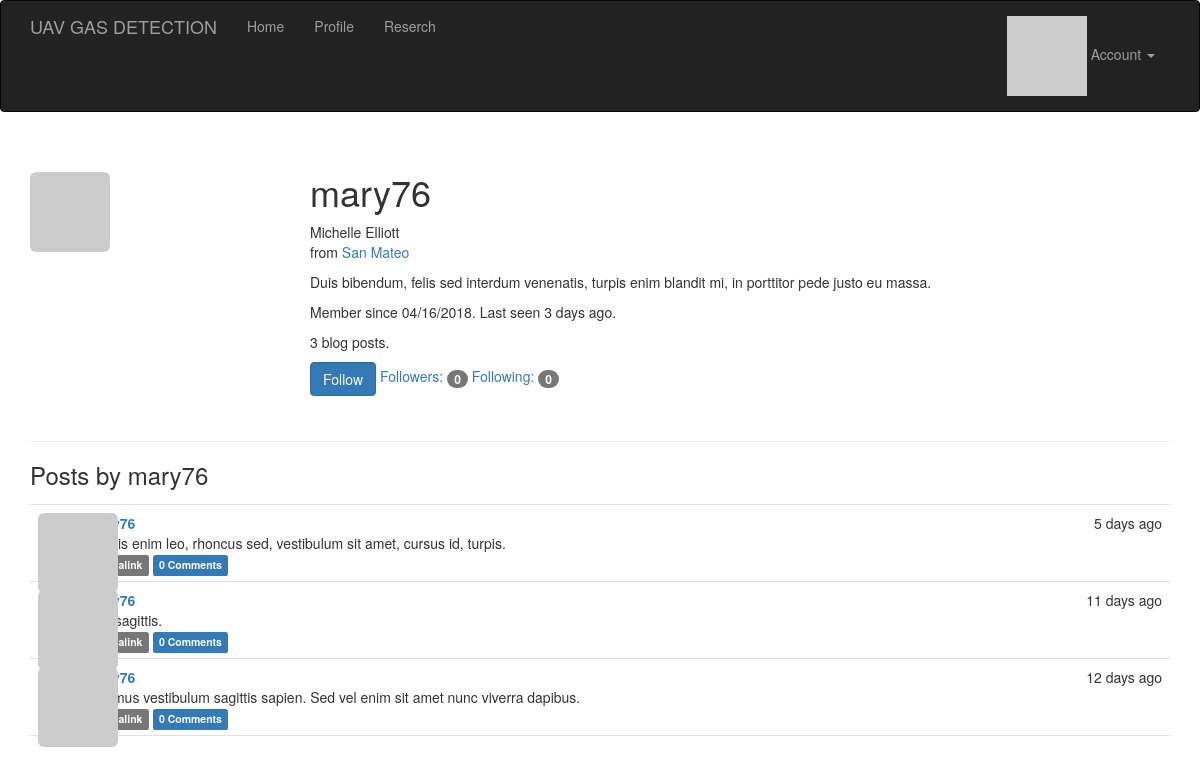
Screenshot of /user/mary76 (signed in) with the database file from the repository.
### app/models.py (models this page shows, shortened)
class User(UserMixin,db.Model):
    __tablename__ = 'users'
    id = db.Column(db.Integer,primary_key=True)
    email = db.Column(db.String(64),unique=True,index=True)
    username = db.Column(db.String(64),unique=True,index=True)
    role_id = db.Column(db.Integer,db.ForeignKey('roles.id'))
    password_hash =db.Column(db.String(128))
    confirmed = db.Column(db.Boolean,default=False)
    name = db.Column(db.String(64))
    location = db.Column(db.String(64))
    about_me = db.Column(db.Text())
    member_since = db.Column(db.DateTime(), default=datetime.utcnow)
    last_seen = db.Column(db.DateTime(), default=datetime.utcnow)
    avatar_hash = db.Column(db.String(32))
    posts = db.relationship('Post', backref='author', lazy='dynamic')
    followed = db.relationship('Follow',
                               foreign_keys=[Follow.follower_id],
                               backref=db.backref('follower', lazy='joined'),
                               lazy='dynamic',
                               cascade='all, delete-orphan')
    followers = db.relationship('Follow',
                                foreign_keys=[Follow.followed_id],
                                backref=db.backref('followed', lazy='joined'),
                                lazy='dynamic',
                                cascade='all, delete-orphan')
    comments = db.relationship('Comment', backref='author', lazy='dynamic')
    @property
    def password(self):
        raise AttributeError('password is not a readable attribute')
    def can(self, permissions):
        return self.role is not None and (self.role.permissions & permissions) == permissions
    def is_administrator(self):
        return self.can(Permission.ADMIN)
    def ping(self):
        self.last_seen = datetime.utcnow()
        db.session.add(self)
    def gravatar(self, size=100, default='identicon', rating='g'):
        if request.is_secure:
            url = 'https://secure.gravatar.com/avatar'
        else:
            url = 'http://www.gravatar.com/avatar'
        hash = self.avatar_hash or self.gravatar_hash()
        return '{url}/{hash}?s={size}&d={default}&r={rating}'.format(
            url=url, hash=hash, size=size, default=default, rating=rating)
    def is_following(self, user):
        if user.id is None:
            return False
        return self.followed.filter_by(
            followed_id=user.id).first() is not None

class Post(db.Model):
    __tablename__ = 'posts'
    id = db.Column(db.Integer, primary_key=True)
    body = db.Column(db.Text)
    body_html = db.Column(db.Text)
    timestamp = db.Column(db.DateTime, index=True, default=datetime.utcnow)
    author_id = db.Column(db.Integer, db.ForeignKey('users.id'))
    comments = db.relationship('Comment', backref='post', lazy='dynamic')

### app/main/views.py (the view)
@main.route('/user/<username>')
def user(username):
    user = User.query.filter_by(username=username).first_or_404()
    posts = user.posts.order_by(Post.timestamp.desc()).all()
    return render_template('user.html', user=user, posts=posts)

### app/auth/views.py (called while the page is built)
@auth.before_app_request
def before_request():
    if current_user.is_authenticated:
        current_user.ping()
        if not current_user.confirmed and request.endpoint[:5] != 'auth.':
            return redirect(url_for('auth.unconfirmed'))

@auth.before_app_request
def before_request():
    if current_user.is_authenticated \
            and not current_user.confirmed \
            and request.endpoint[:5] != 'auth.'\
            and request.endpoint != 'static':
        return redirect(url_for('auth.unconfirmed'))

### app/main/__init__.py (called while the page is built)
@main.app_context_processor
def inject_permissions():
    return dict(Permission=Permission)

### app/models.py (called while the page is built)
@login_manager.user_loader
def load_user(user_id):
    return User.query.get(int(user_id)) #返回指定主键对应的行，如果没有对应

### app/templates/user.html (shortened to what this page needs)
{% extends "base.html" %}
{% block page_content %}
<div class="page-header">
    <img class="img-rounded profile-thumbnail" src="{{ user.gravatar(size=256) }}">
    <div class="profile-header">
        <h1>{{ user.username }}</h1>
        {% if user.name or user.location %}
        <p>
            {% if user.name %}{{ user.name }}<br>{% endif %}
            {% if user.location %}
                from <a href="http://www.google.cn/maps/place/{{ user.location }}">{{ user.location }}</a><br>
            {% endif %}
        </p>
        {% endif %}
        {% if user.about_me %}<p>{{ user.about_me }}</p>{% endif %}
        <p>Member since {{ moment(user.member_since).format('L') }}. Last seen {{ moment(user.last_seen).fromNow() }}.</p>
        <p>{{ user.posts.count() }} blog posts.</p>
        <p>
            {% if current_user.can(Permission.FOLLOW) and user != current_user %}
                {% if not current_user.is_following(user) %}
                <a href="{{ url_for('.follow', username=user.username) }}" class="btn btn-primary">Follow</a>
                {% else %}
                <a href="{{ url_for('.unfollow', username=user.username) }}" class="btn btn-default">Unfollow</a>
                {% endif %}
            {% endif %}
            <a href="{{ url_for('.followers', username=user.username) }}">Followers: <span class="badge">{{ user.followers.count()-1 }}</span></a>
            <a href="{{ url_for('.followed_by', username=user.username) }}">Following: <span class="badge">{{ user.followed.count()-1 }}</span></a>
        </p>
    </div>
</div>
<h3>Posts by {{ user.username }}</h3>
{% include '_posts.html' %}
{% endblock %}

### app/templates/_posts.html (shortened to what this page needs)
<ul class="posts">
    {% for post in posts %}
    <li class="post">
        <div class="post-thumbnail">
            <a href="{{ url_for('.user', username=post.author.username) }}">
                <img class="img-rounded profile-thumbnail" src="{{ post.author.gravatar(size=40) }}">
            </a>
        </div>
        <div class="post-content">
            <div class="post-date">{{ moment(post.timestamp).fromNow() }}</div>
            <div class="post-author"><a href="{{ url_for('.user', username=post.author.username) }}">{{ post.author.username }}</a></div>
            <div class="post-body">
                {% if post.body_html %}
                    {{ post.body_html | safe }}
                {% else %}
                    {{ post.body }}
                {% endif %}
            </div>
            <div class="post-footer">
                <a href="{{ url_for('.post', id=post.id) }}">
                    <span class="label label-default">Permalink</span>
                </a>
                <a href="{{ url_for('.post', id=post.id) }}#comments">
                    <span class="label label-primary">{{ post.comments.count() }} Comments</span>
                </a>
            </div>
        </div>
    </li>
    {% endfor %}
</ul>

### app/static/styles.css (style rules this page uses)
.profile-thumbnail { position: absolute; }
.profile-header { min-height: 260px; margin-left: 280px; }
ul.posts { list-style-type: none; padding: 0px; margin: 16px 0px 0px 0px; border-top: 1px solid #e0e0e0; }
ul.posts li.post { padding: 8px; border-bottom: 1px solid #e0e0e0; }
div.post-date { float: right; }
div.post-author { font-weight: bold; }
div.post-thumbnail { position: absolute; }
div.post-content { margin-left: 48px; min-height: 48px; }

### rows the page displays
User: username "mary76", name "Michelle Elliott", location "San Mateo", about_me "Duis bibendum, felis sed interdum venenatis, turpis enim blandit mi, in porttitor pede justo eu massa.", member_since "04/16/2018", last_seen "3 days ago"
Post: timestamp "5 days ago", body "Mauris enim leo, rhoncus sed, vestibulum sit amet, cursus id, turpis.", comments.count "0"
Post: timestamp "11 days ago", body "Sed sagittis.", comments.count "0"
Post: timestamp "12 days ago", body "Vivamus vestibulum sagittis sapien. Sed vel enim sit amet nunc viverra dapibus.", comments.count "0"

### other values shown
{{ user.posts.count() }} "3"
{{ user.followers.count()-1 }} "0"
{{ user.followed.count()-1 }} "0"
